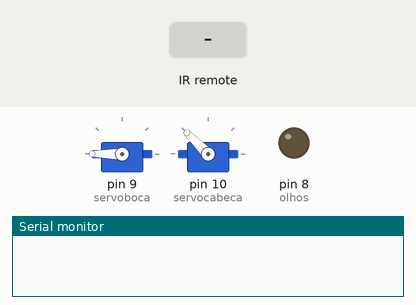
The sketch below on a simulated Arduino Uno, built with avr-gcc and run on an emulated ATmega328P. On the bench: 2 × servo, output pins drawn as LEDs (lit = HIGH), the last lines printed to the serial monitor. Dashed ring = blinking. The test bench sets the inputs (shaded band).

Above: at 1.2 s.
1.3 s: infrared code 0xFFA25D received
At 2.9 s:
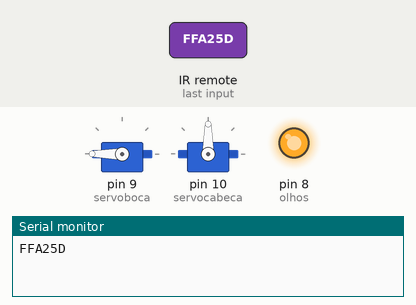
3.2 s: infrared code 0xFF5AA5 received
At 3.27 s:
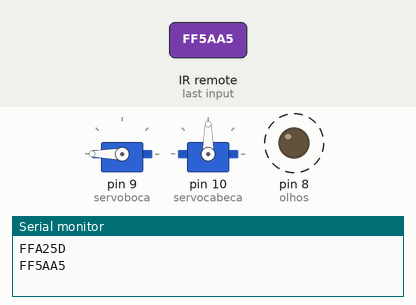
5.1 s: infrared code 0xFF18E7 received
At 5.5 s:
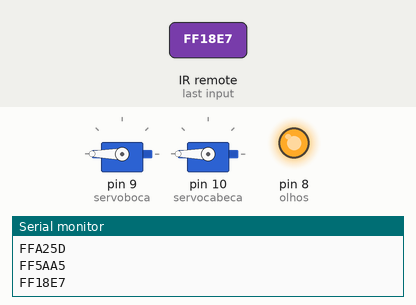
6.6 s: infrared code 0xFF10EF received
At 7.8 s:
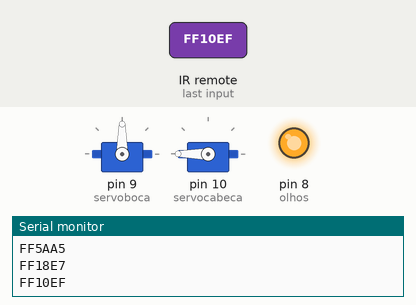
8.1 s: infrared code 0xFFC23D received
At 8.65 s:
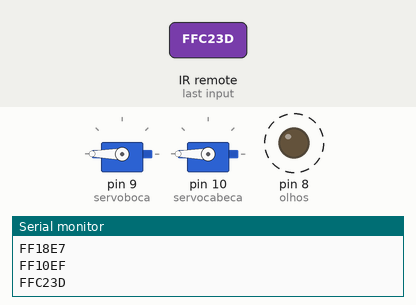
10.2 s: infrared code 0xFF906F received
At 10.72 s:
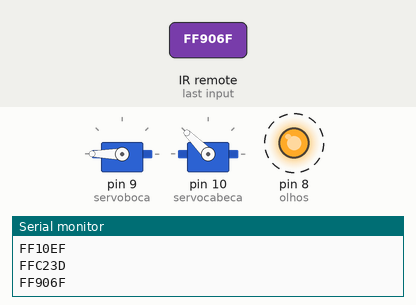
Timing chart, 0 to 13.2 s (numbered marks = the images above; inputs shaded):
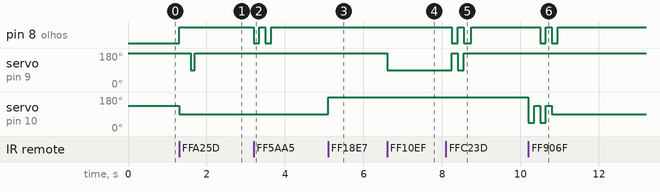

The sketch:

Garabot2.ino
```cpp
#include <IRremote.h>

#define abre 90
#define fecha 180
#define centro 90
#define esquerda 0
#define direita 180
// Definições dos Pinos
#define olhos 8
#define irPin 2

#include <Servo.h>

const int RECEBE_PINO = 2;
IRrecv ir_recebe(RECEBE_PINO); // declarando a variável do sensor
decode_results codigo_recebido; // resultado

Servo servoboca, servocabeca;

int start_bit = 2200; //Start bit threshold (Microseconds)
int bin_1 = 1000; //Binary 1 threshold (Microseconds)
int bin_0 = 400; //Binary 0 threshold (Microseconds)

boolean powerstatus = false;
boolean statuscentrocabeca = false;
boolean cabecaesq = true;
boolean cabecadir = false;
boolean bocafechada = true;

void setup()
{
  pinMode(olhos, OUTPUT);
  pinMode(irPin, INPUT);

  servoboca.attach(9);
  servocabeca.attach(10);

  servoboca.write(fecha);
  servocabeca.write (135);
  Serial.begin(9600);

  ir_recebe.enableIRIn();
}

void loop()
{
  if (ir_recebe.decode(&codigo_recebido)) {
    if (codigo_recebido.value != 0 ) {

      Serial.println(codigo_recebido.value, HEX);
      if (codigo_recebido.value == 0xFFA25D
         ) //Botão de Power
      {
        powerstatus = powerstatus ^ 1;
        if (powerstatus == 1)
        {
          digitalWrite(olhos, HIGH);
          servocabeca.write (centro);
          delay(300);
          servoboca.write(abre);
          delay(100);
          servoboca.write (fecha);
          delay(135);
          cabecadir = false;
          cabecaesq = false;
        }
      }

      if (powerstatus == 1)
      {

        switch (codigo_recebido.value)
        {

          case  0xFF5AA5
              : //CH Down - Fecha a Boca
            if (bocafechada == LOW)
            {
              servoboca.write(fecha);
              delay(500);
              bocafechada = HIGH;
              break;
            }
            else //Pisca os olhos se a boca já estiver fechada
            {
              digitalWrite(olhos, LOW);
              delay(150);
              digitalWrite(olhos, HIGH);
              delay(150);
              digitalWrite(olhos, LOW);
              delay(150);
              digitalWrite(olhos, HIGH);
              break;
            }

          case 0xFF10EF: //CH Up - Abre a boca
            if (bocafechada == HIGH)
            {
              servoboca.write(abre);
              delay(500);
              bocafechada = LOW;
              break;
            }
            else //Pisca os olhos se a boca já estiver aberta
            {
              digitalWrite(olhos, LOW);
              delay(150);
              digitalWrite(olhos, HIGH);
              delay(150);
              digitalWrite(olhos, LOW);
              delay(150);
              digitalWrite(olhos, HIGH);
              break;
            }

          case 0xFF18E7: //VOL Right - Move a cabeça para direita
            if (cabecadir == false & cabecaesq == false || cabecadir == true & cabecaesq == false)
            {
              servocabeca.write(direita);
              delay(150);
              cabecadir = true;
              break;
            }
            else if (cabecadir == false & cabecaesq == true)
            {
              servocabeca.write(centro);
              delay(150);
              cabecaesq = false;
              break;
            }

          case 0xFF4AB5: //VOL Left - Move a cabeça para esquerda
            if (cabecadir == false & cabecaesq == false || cabecadir == false & cabecaesq == true)
            {
              servocabeca.write(esquerda);
              delay(150);
              cabecaesq = true;
              break;
            }
            else if (cabecadir == true & cabecaesq == false)
            {
              servocabeca.write(centro);
              delay(150);
              cabecadir = false;
              break;
            }

          case 0xFFC23D: //Botão Mute - Faz SIM com a cabeça e pisca os olhos
            servoboca.write(abre);
            delay(150);
            digitalWrite(olhos, LOW);
            servoboca.write(fecha);
            delay(150);
            digitalWrite(olhos, HIGH);
            servoboca.write(abre);
            delay(150);
            digitalWrite(olhos, LOW);
            servoboca.write(fecha);
            delay(200);
            digitalWrite(olhos, HIGH);
            break;

          case 0xFF906F: // Botão AV/TV - Faz NÃO com a cabeça e pisca os olhos
            servocabeca.write(45);
            delay(150);
            servocabeca.write(135);
            delay(150);
            digitalWrite(olhos, LOW);
            servocabeca.write(45);
            delay(150);
            digitalWrite(olhos, HIGH);
            servocabeca.write(135);
            delay(150);
            digitalWrite(olhos, LOW);
            servocabeca.write(centro);
            delay(150);
            digitalWrite(olhos, HIGH);

            cabecadir = false;

            cabecaesq = false;

            break;

        }
      }
      else
      {
        servoboca.write(180);
        delay(150);
        servocabeca.write(135);
        delay(300);
        digitalWrite(olhos, LOW);
      }
    }
    ir_recebe.resume();
  }
}
```

Measured:
- after the input at 1.3 s, pin 8 (olhos): LOW → HIGH at once; servo on pin 9 (servoboca): 180° → 90° after 0.30 s, → 180° 0.10 s later; servo on pin 10 (servocabeca): 135° → 90° at once
- after the input at 3.2 s, pin 8 (olhos): alternates HIGH for 0.15 s and LOW for 0.15 s, 4 changes in all, then stays HIGH, starting at once
- after the input at 5.1 s, servo on pin 10 (servocabeca): 90° → 180° at once
- after the input at 6.6 s, servo on pin 9 (servoboca): 180° → 90° at once
- after the input at 8.1 s, pin 8 (olhos): alternates HIGH for 0.15 s and LOW for 0.18 s, 4 changes in all, then stays HIGH, starting after 0.15 s; servo on pin 9 (servoboca): 90° → 180° after 0.15 s, → 90° 0.15 s later, → 180° 0.15 s later
- after the input at 10.2 s, pin 8 (olhos): alternates HIGH for 0.15 s and LOW for 0.15 s, 4 changes in all, then stays HIGH, starting after 0.30 s; servo on pin 10 (servocabeca): 180° → 45° at once, → 135° 0.15 s later, → 45° 0.15 s later, → 135° 0.15 s later, … (5 changes in this stretch)
